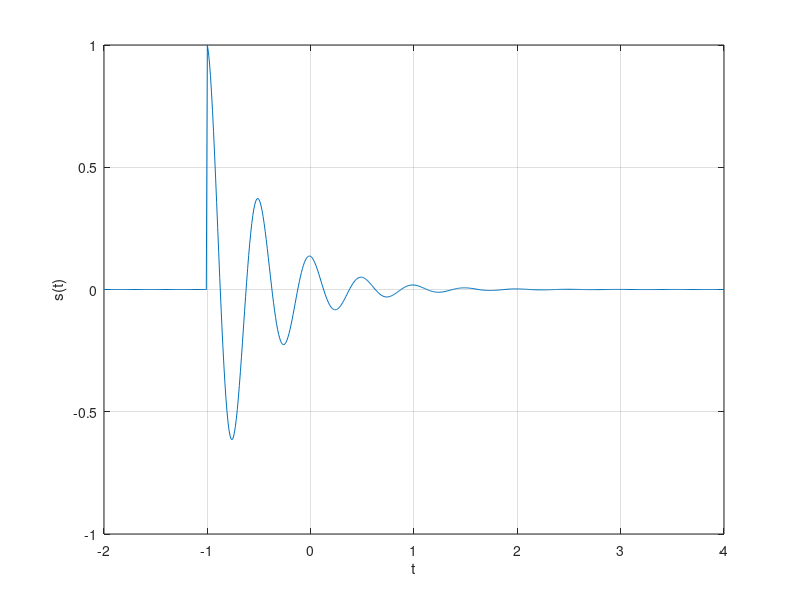

The MATLAB source for this figure:
f = @(t) exp(-2.*t).*cos(4*pi*t);
u = @(t) 1.0.*(t>=0); 
axis([-2 2 -.1 1.1]); 
g = @(t) f(t).*u(t); 
t = (-2:0.01:4);

s = @(t) g(t+1); 


plot(t, s(t)); 
xlabel('t'); 
ylabel('s(t)'); 
grid; 


